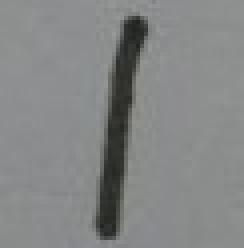
%> input picture images/web1.jpg, 61 x 62 px (shown 4 times larger)
$ octave real_world_testing.m   (GNU Octave 9; MATLAB toolbox functions it lacks are replaced by stand-ins)
%> lines starting %> are read from the running program, lines starting %| are printed output that depends on the picture
### matlab/convnet_forward.m
function [output, P] = convnet_forward(params, layers, data)
    l = length(layers);
    %batch_size = layers{1}.batch_size;
    assert(strcmp(layers{1}.type, 'DATA') == 1, 'first layer must be data layer');
    output{1}.data = data;
    output{1}.height = layers{1}.height;
    output{1}.width = layers{1}.width;
    output{1}.channel = layers{1}.channel;
    output{1}.batch_size = layers{1}.batch_size;
    output{1}.diff = 0;

    for i = 2:l-1
        %disp(['layer: ',num2str(i),'-',layers{i}.type,', Data in: ',num2str(size(output{i-1}.data))]);

        switch layers{i}.type
            case 'CONV'
                output{i} = conv_layer_forward(output{i-1}, layers{i}, params{i-1});
            case 'POOLING'
                output{i} = pooling_layer_forward(output{i-1}, layers{i});
            case 'IP'
                output{i} = inner_product_forward(output{i-1}, layers{i}, params{i-1});
            case 'RELU'
                output{i} = relu_forward(output{i-1});
            case 'ELU'
                output{i} = elu_forward(output{i-1}, layers{i});
        end
    end
    if nargout > 1
        W = bsxfun(@plus, params{l-1}.w * output{l-1}.data, params{l-1}.b);
        W = [W; zeros(1, size(W, 2))];
        W=bsxfun(@minus, W, max(W));
        W=exp(W);

        % Convert to Probabilities by normalizing
        P=bsxfun(@rdivide, W, sum(W));
    end
end

### matlab/get_lenet.m
function layers = get_lenet()

    layers{1}.type = 'DATA';
    layers{1}.height = 28;
    layers{1}.width = 28;
    layers{1}.channel = 1;
    layers{1}.batch_size = 100;

    layers{2}.type = 'CONV';
    layers{2}.num = 20;
    layers{2}.k = 5;
    layers{2}.stride = 1;
    layers{2}.pad = 0;
    layers{2}.group = 1;

    layers{3}.type = 'RELU';

    layers{4}.type = 'POOLING';
    layers{4}.k = 2;
    layers{4}.stride = 2;
    layers{4}.pad = 0;


    layers{5}.type = 'CONV';
    layers{5}.k = 5;
    layers{5}.stride = 1;
    layers{5}.pad = 0;
    layers{5}.group = 1;
    layers{5}.num = 50;

    layers{6}.type = 'RELU';

    layers{7}.type = 'POOLING';
    layers{7}.k = 2;
    layers{7}.stride = 2;
    layers{7}.pad = 0;

    layers{8}.type = 'IP';
    layers{8}.num = 500;
    layers{8}.init_type = 'uniform';

    layers{9}.type = 'RELU';

    layers{10}.type = 'LOSS';
    layers{10}.num = 10;

end

### matlab/conv_layer_forward.m
function [output] = conv_layer_forward(input, layer, param)
% Conv layer forward
% input: struct with input data
% layer: convolution layer struct
% param: weights for the convolution layer

% output:

h_in = input.height;
w_in = input.width;
c = input.channel;
batch_size = input.batch_size;
k = layer.k;
pad = layer.pad;
stride = layer.stride;
num = layer.num;
% resolve output shape
h_out = (h_in + 2*pad - k) / stride + 1;
w_out = (w_in + 2*pad - k) / stride + 1;

assert(h_out == floor(h_out), 'h_out is not integer')
assert(w_out == floor(w_out), 'w_out is not integer')
%input_n.height = h_in;
%input_n.width = w_in;
%input_n.channel = c;

%% Fill in the code
% Iterate over the each image in the batch, compute response,
% Fill in the output datastructure with data, and the shape.

output.height = h_out;
output.width = w_out;
output.channel = num;
output.batch_size = batch_size;
output.data = zeros([h_out*w_out*num,batch_size]);

for b = 1:batch_size

    feature_map = zeros([h_out,w_out,num]);

    % get single sample as matrix
    col_in = input.data(:,b);
    mat_in = reshape(col_in,h_in,w_in,c);

    %pad matrix
    if pad ~= 0
        mat_in = padarray(mat_in,[pad,pad,0],0,'both');
    end

    % itterate through k by k sections and build feature map
    for i = 1:stride:size(mat_in,1)-k + 1
        for j = 1:stride:size(mat_in,2)-k + 1
            mat_sub = mat_in(i:i+k-1,j:j+k-1,:);
            row_sub = reshape(mat_sub,1,k*k*c);
            row_out_sub = row_sub*param.w + param.b;
            feature_map(round(i/stride),round(j/stride),:) = row_out_sub(1,:);
        end

    % colapse feature map into col of data
    output.data(:,b)=reshape(feature_map,h_out*w_out*num,1);
    end

end

end

### matlab/inner_product_forward.m
function [output] = inner_product_forward(input, layer, param)

% given:  W is a two dimensional matrix of m × n size where
% n is the dimensionality of the previous layer and m is the
% number of neurons in this layer, w must be transposed
param.w = transpose(param.w);
param.b = transpose(param.b);


% [8 lines of commented-out code are left out]

h_in = input.height;
w_in = input.width;
c = input.channel;
batch_size = input.batch_size;
h_out = size(param.w, 1);
w_out = 1;

output.height = h_out;
output.width = w_out;
output.channel = 1;
output.batch_size = batch_size;
output.data = zeros([h_out*w_out,batch_size]);

for b = 1:batch_size
    col_in = input.data(:,b);
    col_out = param.w*col_in + param.b;
    output.data(:,b)=col_out;
end

end

### matlab/pooling_layer_forward.m
function [output] = pooling_layer_forward(input, layer)

    h_in = input.height;
    w_in = input.width;
    c = input.channel;
    batch_size = input.batch_size;
    k = layer.k;
    pad = layer.pad;
    stride = layer.stride;

    h_out = (h_in + 2*pad - k) / stride + 1;
    w_out = (w_in + 2*pad - k) / stride + 1;


    output.height = h_out;
    output.width = w_out;
    output.channel = c;
    output.batch_size = batch_size;

    % Replace the following line with your implementation.
    % output.data = zeros([h_out, w_out, c, batch_size]);
    for b = 1:batch_size

        pooled = zeros([h_out,w_out,c]);

        % get single sample as matrix
        col_in = input.data(:,b);
        mat_in = reshape(col_in,h_in,w_in,c);

        %pad matrix
        if pad ~= 0
            mat_in = padarray(mat_in,[pad,pad,0],0,'both');
        end

        % [10 lines of commented-out code are left out]
        for w = 1:c
            single_mat_in = mat_in(:,:,w);
            for i = 1:stride:size(mat_in,1)-k + 1
                for j = 1:stride:size(mat_in,2)-k + 1

                        mat_sub = single_mat_in(i:i+k-1,j:j+k-1);
                        row_sub = reshape(mat_sub,1,k*k);
                        max_sub = max(row_sub);
                        pooled(round(i/stride),round(j/stride),w) = max_sub;
                end
            end

        % colapse feature map into col of data
        output.data(:,b)=reshape(pooled,h_out*w_out*c,1);
        end
    end

end

### matlab/relu_forward.m
function [output] = relu_forward(input)
output.height = input.height;
output.width = input.width;
output.channel = input.channel;
output.batch_size = input.batch_size;

% Replace the following line with your implementation.

output.data = zeros(size(input.data));
for i = 1:size(input.data,1)
    for j = 1:size(input.data,2)
        output.data(i,j) = max(input.data(i,j),0);
    end
end

end

### matlab/real_world_testing.m
clear all;
close all;


%% load model
layers = get_lenet();
load lenet.mat

%% load data
ims = ["images\web1.jpg","images\web2.jpg","images\web3.jpg","images\web4.jpg","images\web5.jpg"];
layers{1}.batch_size = size(ims,2);
x = zeros([28*28,size(ims,2)]);
for i = 1:size(ims,2)
    col = prep_im(imread(ims(i)));
%> in prep_im, `x = imresize(x, [28,28]);`:
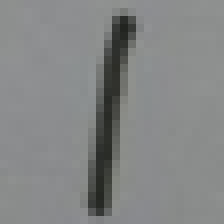
%> x: size 28x28x3 uint8 (shown 8 times larger); mean R, G, B 132, 133.7, 133.6
%> in prep_im, `x = transpose(x);`:
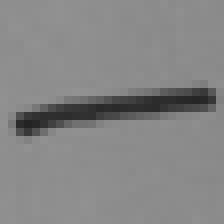
%> x: size 28x28 uint8 (shown 8 times larger); min 35, max 146, mean 133.1; mean of the top-left, top-right, bottom-left and bottom-right quarters 137.4, 125.5, 131.7, 137.9
%> in prep_im, `x = reshape(x,28*28,1);`: x = 784 values, max 146 at index 264, min 35 at index 100, mean 133.1
%> after the loop in prep_im, `for i = 1:size(x,1)`: y = 784 values, max 1 at index 44, min 0 at index 1, mean 0.114
%> col has the same summary as y in prep_im
    x(:,i) = col(:,1);
end
%> pass 2 of the loop `for i = 1:size(ims,2)`:
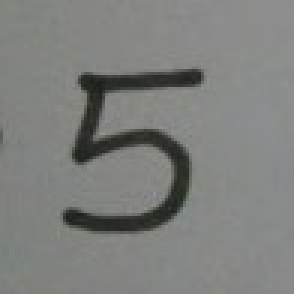
%> input picture images/web2.jpg, 98 x 98 px (shown 3 times larger)
%> in prep_im (call 2), `x = imresize(x, [28,28]);`:
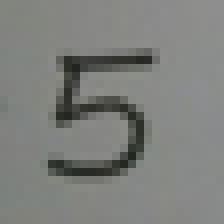
%> x: size 28x28x3 uint8 (shown 8 times larger); mean R, G, B 126.3, 127.7, 125.1
%> in prep_im (call 2), `x = transpose(x);`:
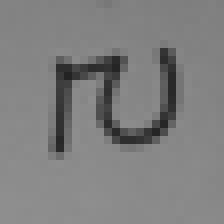
%> x: size 28x28 uint8 (shown 8 times larger); min 35, max 142, mean 127; mean of the top-left, top-right, bottom-left and bottom-right quarters 121.8, 122.9, 133.7, 129.5
%> in prep_im (call 2), `x = reshape(x,28*28,1);`: x = 784 values, max 142 at index 25, min 35 at index 234, mean 127
%> after the loop in prep_im (call 2), `for i = 1:size(x,1)`: y = 784 values, max 1 at index 177, min 0 at index 1, mean 0.168
%> col has the same summary as y in prep_im
%> pass 3 of the loop `for i = 1:size(ims,2)`:
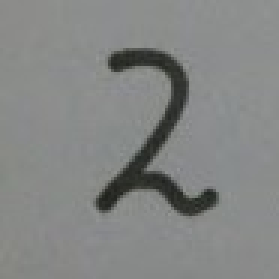
%> input picture images/web3.jpg, 93 x 93 px (shown 3 times larger)
%> in prep_im (call 3), `x = imresize(x, [28,28]);`:
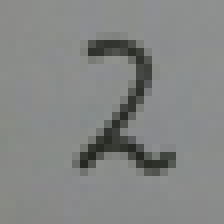
%> x: size 28x28x3 uint8 (shown 8 times larger); mean R, G, B 131.8, 133.6, 132.4
%> in prep_im (call 3), `x = transpose(x);`:
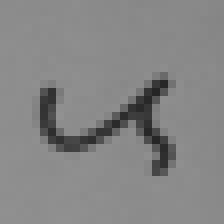
%> x: size 28x28 uint8 (shown 8 times larger); min 37, max 145, mean 132.9; mean of the top-left, top-right, bottom-left and bottom-right quarters 137.6, 131.9, 132.8, 129.1
%> in prep_im (call 3), `x = reshape(x,28*28,1);`: x = 784 values, max 145 at index 211, min 37 at index 544, mean 132.9
%> after the loop in prep_im (call 3), `for i = 1:size(x,1)`: y = 784 values, max 1 at index 152, min 0 at index 1, mean 0.106
%> col has the same summary as y in prep_im
%> the loop made 5 passes; the first 3 are shown

%% perdict
[output, P] = convnet_forward(params, layers,x);
perdictions = zeros([1,size(P,2)]);
for j = 1:size(P,2)
    perdictions(j) = find(P(:,j) == max(P(:,j))) - 1;
end

answers = [1,5,2,8,5];
disp("Answers:");
disp(answers);
disp("Perdictions:");
disp(perdictions);


function [y] = prep_im(x)
    x = imresize(x, [28,28]);
    x = rgb2gray(x);
    x = transpose(x);
    x = reshape(x,28*28,1);

    y = zeros(size(x));
    for i = 1:size(x,1)
       y(i) = 1 - x(i)/255;
    end

end
